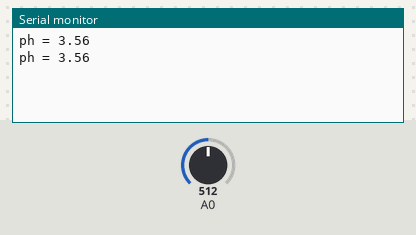
A sketch run on a simulated Arduino Uno, built with avr-gcc and run on an emulated ATmega328P. Parts: the last lines printed to the serial monitor. The test bench sets the inputs (shaded band); at power-on: A0 = 512.

Above: at 2.8 s.
2.9 s: A0 set to 716
At 5.2 s:
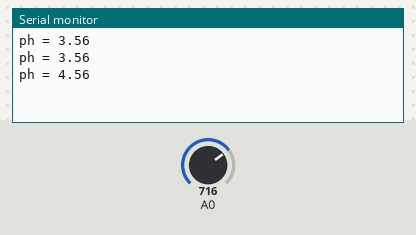
5.6 s: A0 set to 900
At 6.8 s:
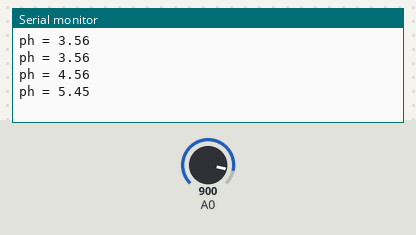
Timing chart, 0 to 8.6 s (numbered marks = the images above; inputs shaded):
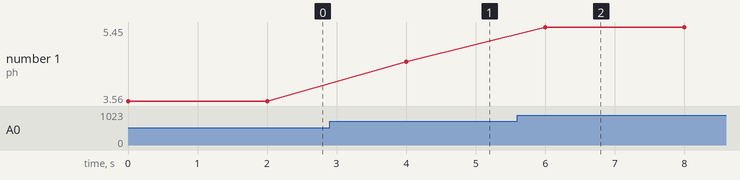

Measured:
- after the input at 2.9 s, the serial monitor: prints a new line after 1.1 s (image 1)
- after the input at 5.6 s, the serial monitor: prints a new line after 0.40 s (image 2)
- plotted number 1: 3.56 → 4.56 after the input at 2.9 s, 4.56 → 5.45 after the input at 5.6 s

The sketch:

kekeruhan.ino
```cpp
void setup() {
  Serial.begin(9600);
}
void loop() {
  int sensorValue = analogRead(A0);
  float voltage = sensorValue * (5.0 / 1024.0)+1.06;
  Serial.print ("ph = ");
  Serial.println(voltage);
  delay(2000);
}
```
